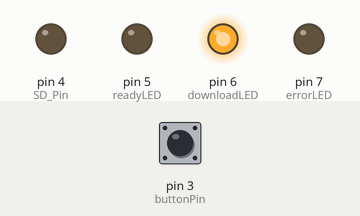
The sketch below on a simulated Arduino Uno, built with avr-gcc and run on an emulated ATmega328P. Shown: output pins drawn as LEDs (lit = HIGH). The inputs (shaded band) are chosen by the test bench; at power-on: pin 3 (buttonPin) LOW. WiFi joins after 1.5 s; servers stay silent unless stated; uploads are accepted with an empty reply; storage starts empty; random numbers use the default seed unless the sketch sets one; EEPROM starts erased.

Above: at 4.33 s.
At 9.4 s:
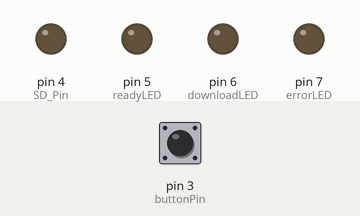
Timing chart, 0 to 15.9 s (numbered marks = the images above):
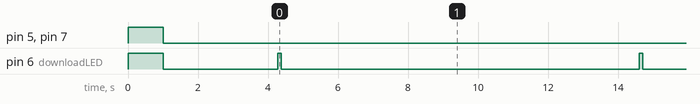

Measured:
- by itself, pin 6 (downloadLED): repeats every 10.3 s: HIGH 0.10 s, LOW 10.2 s

The sketch:

thermo_printer_esp32.ino
```cpp
#include <SPI.h>
#include <Ethernet.h>
#include <SD.h>
#include <EEPROM.h>

#include <SoftwareSerial.h>
#include <Bounce2.h>

// -- Settings for YOU to change if you want

byte mac[] = { 0xDE, 0xAD, 0xBE, 0xEF, 0xFE, 0xED }; // physical mac address

// The printerType controls the format of the data sent from the server
// If you're using a completely different kind of printer, change this
// to correspond to your printer's PrintProcessor implementation in the
// server.
//
// If you want to control the darkness of your printouts, append a dot and
// a number, e.g. A2-raw.240 (up to a maximum of 255).
//
// If you want to flip the vertical orientation of your printouts, append
// a number and then .flipped, e.g. A2-raw.240.flipped
const char printerType[] = "A2-raw";

const char host[] = "printer.exciting.io"; // the host of the backend server
const unsigned int port = 80;

const unsigned long pollingDelay = 10000; // delay between polling requests (milliseconds)

const byte printer_TX_Pin = 9; // this is the yellow wire
const byte printer_RX_Pin = 8; // this is the green wire
const byte errorLED = 7;       // the red LED
const byte downloadLED = 6;    // the amber LED
const byte readyLED = 5;       // the green LED
const byte buttonPin = 3;      // the print button
const byte SD_Pin = 4;         // the SD Card SPI pin

// #define DEBUG // When debug is enabled, log a bunch of stuff to the hardware Serial

// -- Everything below here can be left alone

const char sketchVersion[] = "1.0.6";

// -- Debugging

#ifdef DEBUG
void debugTimeAndSeparator() {
  Serial.print(millis()); Serial.print(": ");
}
void debug(const char *a) {
  debugTimeAndSeparator(); Serial.println(a);
}
#define debug2(a, b) debugTimeAndSeparator(); Serial.print(a); Serial.println(b);
#else
#define debug(a)
#define debug2(a, b)
#endif


// -- Initialize the printer ID

const byte idAddress = 0;
char printerId[17]; // the unique ID for this printer.

inline void initPrinterID() {
  if ((EEPROM.read(idAddress) == 255) || (EEPROM.read(idAddress+1) == 255)) {
    debug("Generating new ID");
    randomSeed(analogRead(0) * analogRead(5));
    for(int i = 0; i < 16; i += 2) {
      printerId[i] = random(48, 57); // 0-9
      printerId[i+1] = random(97, 122); // a-z
      EEPROM.write(idAddress + i, printerId[i]);
      EEPROM.write(idAddress + i+1, printerId[i+1]);
    }
  } else {
    for(int i = 0; i < 16; i++) {
      printerId[i] = (char)EEPROM.read(idAddress + i);
    }
  }
  printerId[16] = '\0';
  debug2("ID: ", printerId);
}


// -- Initialize the LEDs

inline void initDiagnosticLEDs() {
  pinMode(errorLED, OUTPUT);
  pinMode(downloadLED, OUTPUT);
  pinMode(readyLED, OUTPUT);
  digitalWrite(errorLED, HIGH);
  digitalWrite(downloadLED, HIGH);
  digitalWrite(readyLED, HIGH);
  delay(1000);
  digitalWrite(errorLED, LOW);
  digitalWrite(downloadLED, LOW);
  digitalWrite(readyLED, LOW);
  delay(500);
}

// -- Initialize the printer connection

SoftwareSerial *printer;
#define PRINTER_WRITE(b) printer->write(b)

inline void initPrinter() {
  printer = new SoftwareSerial(printer_RX_Pin, printer_TX_Pin);
  printer->begin(19200);
}


// -- Initialize the SD card

inline void initSD() {
  pinMode(SD_Pin, OUTPUT);
  if (!SD.begin(SD_Pin)) {
    // SD Card failure.
    terminalError(2);
  }
}


// -- Initialize the Ethernet connection & DHCP

EthernetClient client;
inline void initNetwork() {
  // start the Ethernet connection:
  if (Ethernet.begin(mac) == 0) {
    // DHCP Failure
    terminalError(3);
  }
  delay(1000);
  // print your local IP address:
  debug2("IP: ", Ethernet.localIP());
}


// -- Initialize debouncing of buttons

Bounce bouncer = Bounce();

void initBouncer() {
  bouncer.attach(buttonPin);
  bouncer.interval(5);
}

// -- Setup; runs once on boot.

void setup(){
#ifdef DEBUG
  Serial.begin(9600);
#endif
  initDiagnosticLEDs();
  initPrinterID();
  initSD();
  initNetwork();
  initPrinter();
  initBouncer();
}

// -- Check for new data and download if found

boolean downloadWaiting = false;
char cacheFilename[] = "TMP";
unsigned long content_length = 0;
boolean statusOk = false;

void checkForDownload() {
  unsigned long length = 0;
  content_length = 0;
  statusOk = false;

#ifdef DEBUG
  unsigned long start = millis();
#endif

  if (SD.exists(cacheFilename)) {
    if (!SD.remove(cacheFilename)) {
      // Failed to clear cache.
      terminalError(4);
    }
  }
  File cache = SD.open(cacheFilename, FILE_WRITE);

  debug2("Attempting to connect to ", host);
  if (client.connect(host, port)) {
    digitalWrite(downloadLED, HIGH);
    client.print("GET "); client.print("/printer/"); client.print(printerId); client.println(" HTTP/1.0");
    client.print("Host: "); client.print(host); client.print(":"); client.println(port);
    client.flush();
    client.print("Accept: application/vnd.exciting.printer."); client.println(printerType);
    client.print("X-Printer-Version: "); client.println(sketchVersion);
    client.println();
    boolean parsingHeader = true;

    while(client.connected()) {
      while(client.available()) {
        if (parsingHeader) {
          client.find((char*)"HTTP/1.1 ");
          char statusCode[] = "xxx";
          client.readBytes(statusCode, 3);
          statusOk = (strcmp(statusCode, "200") == 0);
          client.find((char*)"Content-Length: ");
          char c;
          while (isdigit(c = client.read())) {
            content_length = content_length*10 + (c - '0');
          }
          debug2("Content length: ", content_length);
          client.find((char*)"\n\r\n"); // the first \r may already have been read above
          parsingHeader = false;
        } else {
          cache.write(client.read());
          length++;
        }
      }
      debug("Waiting for data");
    }

    debug("Server disconnected");
    digitalWrite(downloadLED, LOW);
    // Close the connection, and flush any unwritten bytes to the cache.
    client.stop();
    cache.seek(0);

    if (statusOk) {
      if ((content_length == length) && (content_length == cache.size())) {
        if (content_length > 0) {
          downloadWaiting = true;
          digitalWrite(readyLED, HIGH);
        }
      }
#ifdef DEBUG
      else {
        debug2("Failure, content length: ", content_length);
        if (content_length != length) debug2("length: ", length);
        if (content_length != cache.size()) debug2("cache: ", cache.size());
        digitalWrite(errorLED, HIGH);
      }
#endif
    } else {
      debug("Response code != 200");
      recoverableError();
    }
  } else {
    debug("Couldn't connect");
    recoverableError();
  }

  cache.close();

#ifdef DEBUG
  unsigned long duration = millis() - start;
  debug2("Bytes: ", length);
  debug2("Duration: ", duration);
#endif
}

void flashErrorLEDs(unsigned int times, unsigned int pause) {
  while (times--) {
    digitalWrite(errorLED, HIGH); delay(pause);
    digitalWrite(errorLED, LOW); delay(pause);
  }
}

inline void recoverableError() {
  flashErrorLEDs(5, 100);
}

inline void terminalError(unsigned int times) {
  flashErrorLEDs(times, 500);
  digitalWrite(errorLED, HIGH);
  // no point in carrying on, so do nothing forevermore:
  while(true);
}

// -- Print send any data from the cache to the printer

inline void printFromDownload() {
  File cache = SD.open(cacheFilename);
  byte b;
  while (content_length--) {
    b = (byte)cache.read();
    PRINTER_WRITE(b);
  }
  cache.close();
  downloadWaiting = false;
  digitalWrite(readyLED, LOW);
}


// -- Check for new data, print if the button is pressed.

void loop() {
  if (downloadWaiting) {
    bouncer.update();
    if (bouncer.read() == HIGH) {
      printFromDownload();
    }
  } else {
    checkForDownload();
    if (!downloadWaiting) {
      delay(pollingDelay);
    }
  }
}
```
